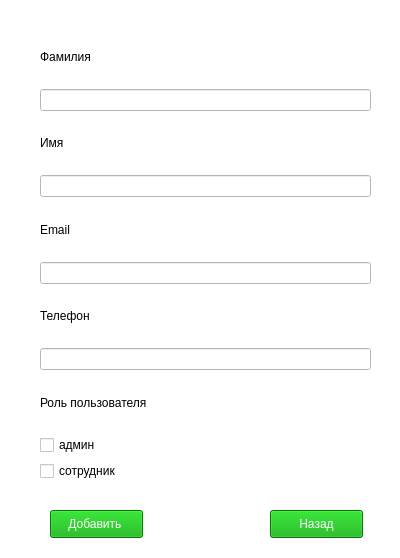
<?xml version="1.0" encoding="UTF-8"?>
<ui version="4.0">
 <class>AddForm</class>
 <widget class="QWidget" name="AddForm">
  <property name="geometry">
   <rect>
    <x>0</x>
    <y>0</y>
    <width>400</width>
    <height>558</height>
   </rect>
  </property>
  <property name="windowTitle">
   <string>Добавить пользователя</string>
  </property>
  <property name="styleSheet">
   <string notr="true">background-color: rgb(255, 255, 255);</string>
  </property>
  <widget class="QPushButton" name="add_pushButton">
   <property name="geometry">
    <rect>
     <x>50</x>
     <y>510</y>
     <width>93</width>
     <height>28</height>
    </rect>
   </property>
   <property name="styleSheet">
    <string notr="true">background-color: rgb(0, 170, 0);
color: rgb(255, 255, 255);</string>
   </property>
   <property name="text">
    <string>Добавить </string>
   </property>
  </widget>
  <widget class="QPushButton" name="back_pushButton_2">
   <property name="geometry">
    <rect>
     <x>270</x>
     <y>510</y>
     <width>93</width>
     <height>28</height>
    </rect>
   </property>
   <property name="styleSheet">
    <string notr="true">background-color: rgb(0, 170, 0);
color: rgb(255, 255, 255);</string>
   </property>
   <property name="text">
    <string>Назад</string>
   </property>
  </widget>
  <widget class="QWidget" name="layoutWidget">
   <property name="geometry">
    <rect>
     <x>40</x>
     <y>30</y>
     <width>331</width>
     <height>451</height>
    </rect>
   </property>
   <layout class="QVBoxLayout" name="verticalLayout">
    <item>
     <widget class="QLabel" name="label">
      <property name="text">
       <string>Фамилия </string>
      </property>
     </widget>
    </item>
    <item>
     <widget class="QLineEdit" name="surname_lineEdit"/>
    </item>
    <item>
     <widget class="QLabel" name="label_2">
      <property name="text">
       <string>Имя</string>
      </property>
     </widget>
    </item>
    <item>
     <widget class="QLineEdit" name="name_lineEdit"/>
    </item>
    <item>
     <widget class="QLabel" name="label_3">
      <property name="text">
       <string>Email</string>
      </property>
     </widget>
    </item>
    <item>
     <widget class="QLineEdit" name="email_lineEdit_3"/>
    </item>
    <item>
     <widget class="QLabel" name="label_4">
      <property name="text">
       <string>Телефон</string>
      </property>
     </widget>
    </item>
    <item>
     <widget class="QLineEdit" name="phone_lineEdit_4"/>
    </item>
    <item>
     <widget class="QLabel" name="label_5">
      <property name="text">
       <string>Роль пользователя</string>
      </property>
     </widget>
    </item>
    <item>
     <widget class="QCheckBox" name="admin_checkBox">
      <property name="text">
       <string>админ</string>
      </property>
     </widget>
    </item>
    <item>
     <widget class="QCheckBox" name="emp_checkBox">
      <property name="text">
       <string>сотрудник</string>
      </property>
     </widget>
    </item>
   </layout>
  </widget>
 </widget>
 <resources/>
 <connections/>
</ui>
